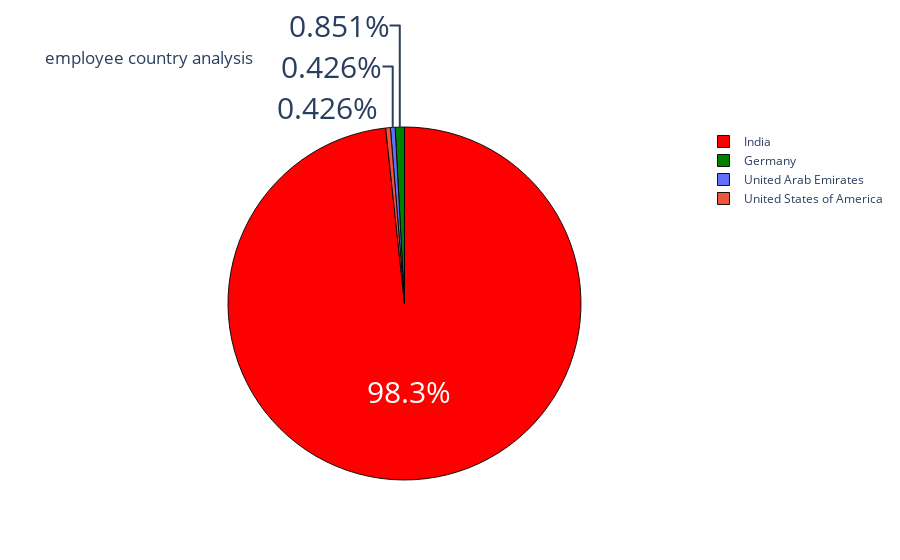

Here is the notebook cell this chart was saved with:
### Markdown cell above
# First objective is country analysis

### Code cell
country=data['Your Current Country.'].value_counts()
count=country.values
label=country.index
colors=['red','green']
fig=go.Figure(data=[go.Pie(labels=label,values=count)])
fig.update_layout(title='employee country analysis')
fig.update_traces(hoverinfo='label+value',textinfo ='percent',textfont_size=30,marker=dict(colors=colors,
                                                                                           line=dict(color='black',width=0.9)))
fig.show()

### Figure 1 — Plotly figure (JSON) as saved in the notebook; plotly's stock layout.template omitted (floating-point values rounded to 4 significant figures)
{"data": [{"hoverinfo": "label+value", "labels": ["India", "Germany", "United Arab Emirates", "United States of America"], "marker": {"colors": ["red", "green"], "line": {"color": "black", "width": 0.9}}, "textfont": {"size": 30}, "textinfo": "percent", "type": "pie", "values": [231, 2, 1, 1]}], "layout": {"autosize": true, "title": {"text": "employee country analysis"}}}
